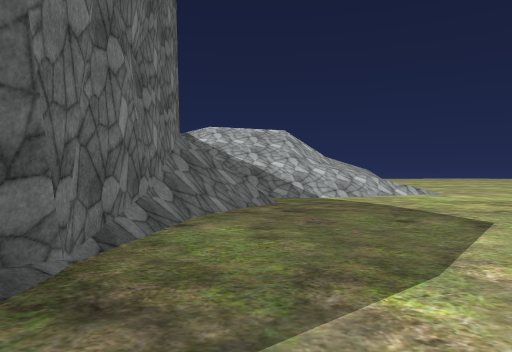
view 1 (above)

16 first-person views from a walk through a Unity game level. The camera is 1.4 m above the floor, looks level and sees 70° across. The floor is counted in squares, 2 m on a side. Each view is taken from the middle of a square. On the plan, view 1 faces up. The plan holds only what a view shows up to about 11 squares ahead; the rest is blank. The place goes on beyond the plan. The player character is not drawn. Some surface patterns are stand-ins.

view 2
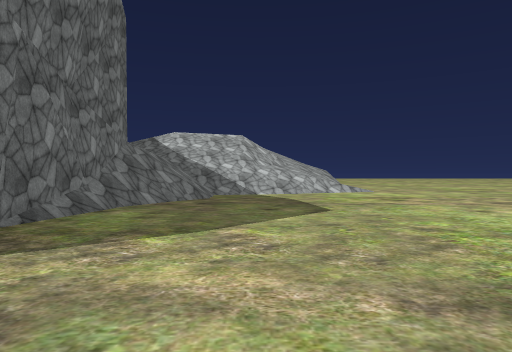

view 3
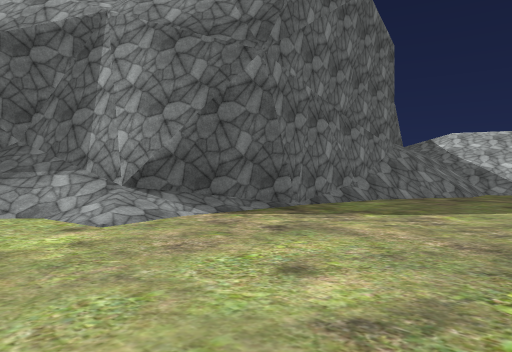

view 4
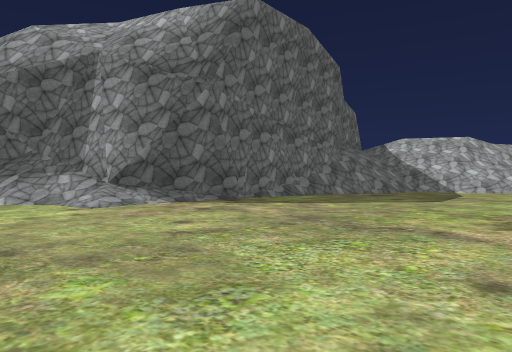

view 5
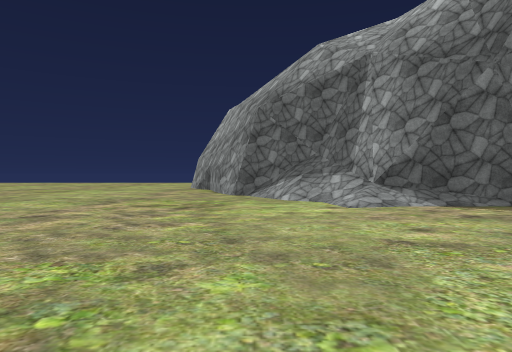

view 6
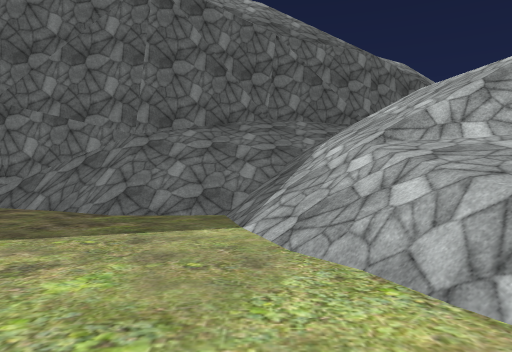

view 7
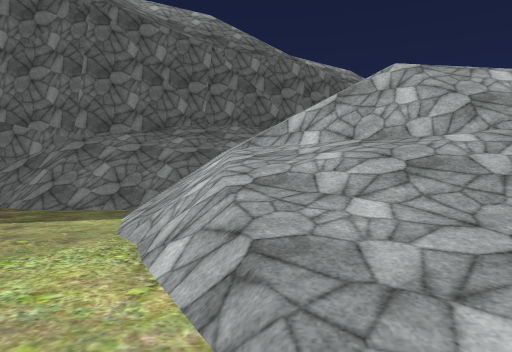

view 8
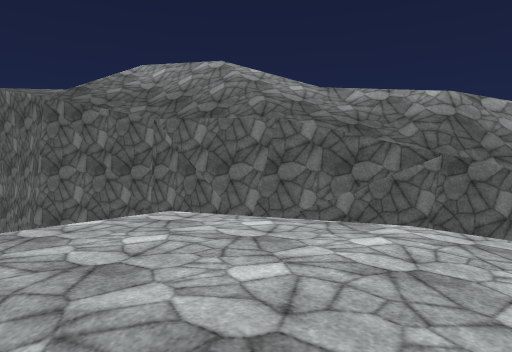

view 9
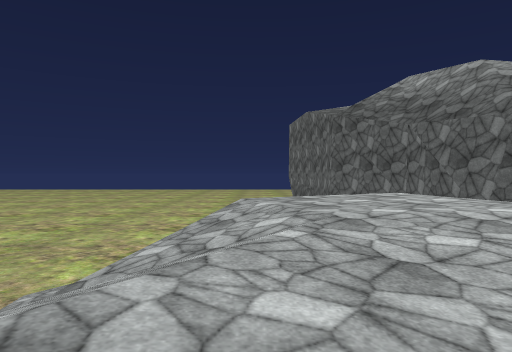

view 10
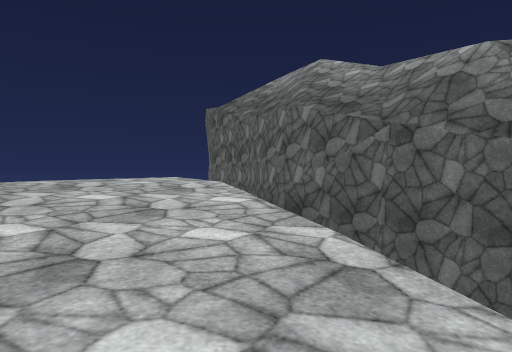

view 11
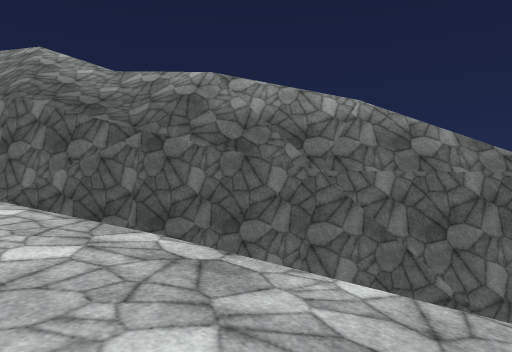

view 12
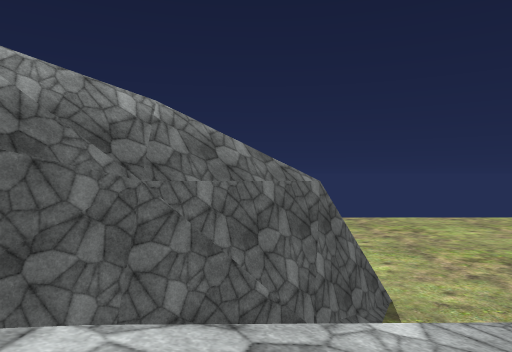

view 13
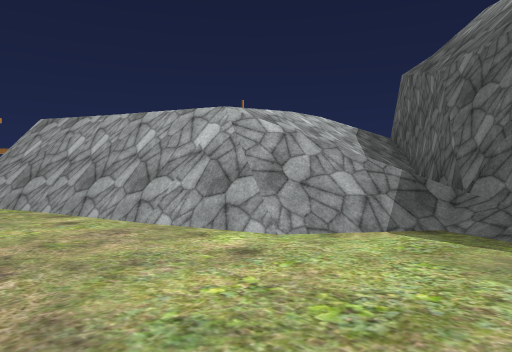

view 14
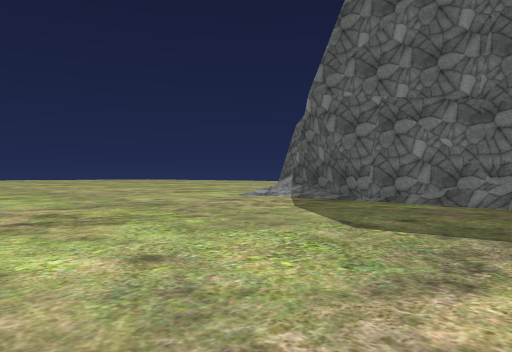

view 15
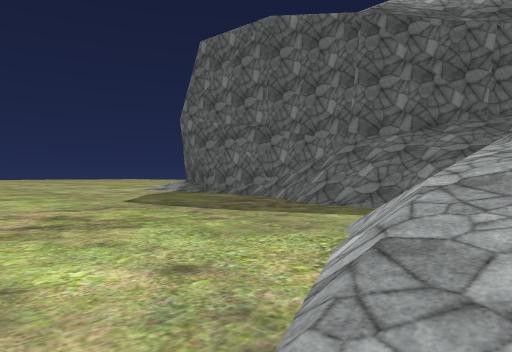

view 16
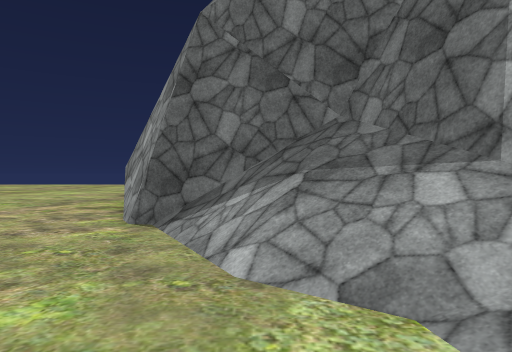

### Floor plan
Key: @ floor where view 1 was taken; # wall or solid block; . main floor; : floor 5.5 m higher than the main floor; / step, stairs or slope; ^ raised ledge; v drop or lower ground.
Columns run from 14 left of view 1 to 8 right of it. Each row starts with its distance up from view 1.
 30 .. . ..
 29 ............
 28 ...........####
 27 ....../######vvv
 26   #/..//vvv
 25   ##////////
 24    ##// ////   /
 23      # ////// //:
 22      ^#///////////
 21       #///////////
 20       ^#/////::///
 19        #/  ::::///
 18        ^#  /:::///
 17         ^# /:::////
 16          #/ //////////
 15          ^# //////////.
 14           #///////////.
 13           #/////////...
 12           #///////.....
 11            #///.......
 10            ^///.......
  9             #//........
  8             #/.........
  7             #/.........
  6             #/.........
  5             #..........
  4             #.........
  3             #.........
  2             #.........
  1             #.........
  0            ##.@.......
 -1         ^^##/........
 -2         #/////........
 -3         #//...........
 -4        ##/............
 -5       ##..............

Positions as (right, up) in squares from view 1, and headings:
1: (0, 0), facing up
2: (2, -2), facing up
3: (4, -4), facing up-left
4: (7, -5), facing up-left
5: (7, -4), facing left
6: (7, 12), facing left
7: (8, 14), facing left
8: (1, 21), facing down-left
9: (1, 24), facing down
10: (-4, 25), facing down
11: (-3, 25), facing down-left
12: (-3, 23), facing left
13: (-11, 30), facing down-right
14: (8, 8), facing down-left
15: (8, 15), facing down-left
16: (-1, -3), facing left
